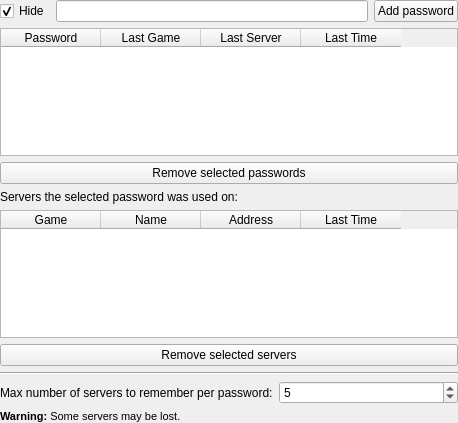
<?xml version="1.0" encoding="UTF-8"?>
<ui version="4.0">
 <class>CFGServerPasswords</class>
 <widget class="QWidget" name="CFGServerPasswords">
  <property name="geometry">
   <rect>
    <x>0</x>
    <y>0</y>
    <width>458</width>
    <height>423</height>
   </rect>
  </property>
  <layout class="QVBoxLayout" name="verticalLayout">
   <property name="leftMargin">
    <number>0</number>
   </property>
   <property name="topMargin">
    <number>0</number>
   </property>
   <property name="rightMargin">
    <number>0</number>
   </property>
   <property name="bottomMargin">
    <number>0</number>
   </property>
   <item>
    <layout class="QHBoxLayout" name="horizontalLayout">
     <item>
      <widget class="QCheckBox" name="cbHide">
       <property name="text">
        <string>Hide</string>
       </property>
       <property name="checked">
        <bool>true</bool>
       </property>
      </widget>
     </item>
     <item>
      <widget class="QLineEdit" name="lePassword">
       <property name="echoMode">
        <enum>QLineEdit::Password</enum>
       </property>
      </widget>
     </item>
     <item>
      <widget class="QPushButton" name="btnAdd">
       <property name="text">
        <string>Add password</string>
       </property>
       <property name="icon">
        <iconset resource="../../../../media/resources.qrc">
         <normaloff>:/icons/plus.png</normaloff>:/icons/plus.png</iconset>
       </property>
      </widget>
     </item>
    </layout>
   </item>
   <item>
    <widget class="QTableWidget" name="tablePasswords">
     <property name="editTriggers">
      <set>QAbstractItemView::NoEditTriggers</set>
     </property>
     <property name="selectionBehavior">
      <enum>QAbstractItemView::SelectRows</enum>
     </property>
     <property name="verticalScrollMode">
      <enum>QAbstractItemView::ScrollPerPixel</enum>
     </property>
     <property name="horizontalScrollMode">
      <enum>QAbstractItemView::ScrollPerPixel</enum>
     </property>
     <property name="sortingEnabled">
      <bool>true</bool>
     </property>
     <property name="wordWrap">
      <bool>false</bool>
     </property>
     <attribute name="horizontalHeaderVisible">
      <bool>true</bool>
     </attribute>
     <attribute name="horizontalHeaderHighlightSections">
      <bool>false</bool>
     </attribute>
     <attribute name="verticalHeaderVisible">
      <bool>false</bool>
     </attribute>
     <attribute name="verticalHeaderHighlightSections">
      <bool>false</bool>
     </attribute>
     <column>
      <property name="text">
       <string>Password</string>
      </property>
     </column>
     <column>
      <property name="text">
       <string>Last Game</string>
      </property>
     </column>
     <column>
      <property name="text">
       <string>Last Server</string>
      </property>
     </column>
     <column>
      <property name="text">
       <string>Last Time</string>
      </property>
     </column>
    </widget>
   </item>
   <item>
    <widget class="QPushButton" name="btnRemovePasswords">
     <property name="text">
      <string>Remove selected passwords</string>
     </property>
     <property name="icon">
      <iconset resource="../../../../media/resources.qrc">
       <normaloff>:/icons/x.png</normaloff>:/icons/x.png</iconset>
     </property>
    </widget>
   </item>
   <item>
    <widget class="QWidget" name="selectedPasswordPanel" native="true">
     <layout class="QVBoxLayout" name="verticalLayout_2">
      <property name="leftMargin">
       <number>0</number>
      </property>
      <property name="topMargin">
       <number>0</number>
      </property>
      <property name="rightMargin">
       <number>0</number>
      </property>
      <property name="bottomMargin">
       <number>0</number>
      </property>
      <item>
       <widget class="QLabel" name="lblServersTableTitle">
        <property name="text">
         <string>Servers the selected password was used on:</string>
        </property>
       </widget>
      </item>
      <item>
       <widget class="QTableWidget" name="tableServers">
        <property name="editTriggers">
         <set>QAbstractItemView::NoEditTriggers</set>
        </property>
        <property name="selectionBehavior">
         <enum>QAbstractItemView::SelectRows</enum>
        </property>
        <property name="verticalScrollMode">
         <enum>QAbstractItemView::ScrollPerPixel</enum>
        </property>
        <property name="horizontalScrollMode">
         <enum>QAbstractItemView::ScrollPerPixel</enum>
        </property>
        <property name="sortingEnabled">
         <bool>true</bool>
        </property>
        <property name="wordWrap">
         <bool>false</bool>
        </property>
        <attribute name="horizontalHeaderHighlightSections">
         <bool>false</bool>
        </attribute>
        <attribute name="horizontalHeaderShowSortIndicator" stdset="0">
         <bool>true</bool>
        </attribute>
        <attribute name="verticalHeaderVisible">
         <bool>false</bool>
        </attribute>
        <attribute name="verticalHeaderHighlightSections">
         <bool>false</bool>
        </attribute>
        <column>
         <property name="text">
          <string>Game</string>
         </property>
        </column>
        <column>
         <property name="text">
          <string>Name</string>
         </property>
        </column>
        <column>
         <property name="text">
          <string>Address</string>
         </property>
        </column>
        <column>
         <property name="text">
          <string>Last Time</string>
         </property>
        </column>
       </widget>
      </item>
      <item>
       <widget class="QPushButton" name="btnRemoveServers">
        <property name="text">
         <string>Remove selected servers</string>
        </property>
        <property name="icon">
         <iconset resource="../../../../media/resources.qrc">
          <normaloff>:/icons/x.png</normaloff>:/icons/x.png</iconset>
        </property>
       </widget>
      </item>
     </layout>
    </widget>
   </item>
   <item>
    <widget class="Line" name="line">
     <property name="orientation">
      <enum>Qt::Horizontal</enum>
     </property>
    </widget>
   </item>
   <item>
    <layout class="QFormLayout" name="formLayout">
     <property name="fieldGrowthPolicy">
      <enum>QFormLayout::AllNonFixedFieldsGrow</enum>
     </property>
     <item row="0" column="0">
      <widget class="QLabel" name="label">
       <property name="text">
        <string>Max number of servers to remember per password:</string>
       </property>
      </widget>
     </item>
     <item row="0" column="1">
      <widget class="QSpinBox" name="spinMaxPasswords">
       <property name="maximum">
        <number>999999999</number>
       </property>
       <property name="value">
        <number>5</number>
       </property>
      </widget>
     </item>
    </layout>
   </item>
   <item>
    <widget class="QLabel" name="lblServerLossWarning">
     <property name="text">
      <string>&lt;!DOCTYPE HTML PUBLIC &quot;-//W3C//DTD HTML 4.0//EN&quot; &quot;http://www.w3.org/TR/REC-html40/strict.dtd&quot;&gt;
&lt;html&gt;&lt;head&gt;&lt;meta name=&quot;qrichtext&quot; content=&quot;1&quot; /&gt;&lt;style type=&quot;text/css&quot;&gt;
p, li { white-space: pre-wrap; }
&lt;/style&gt;&lt;/head&gt;&lt;body style=&quot; font-family:'MS Shell Dlg 2'; font-size:8.25pt; font-weight:400; font-style:normal;&quot;&gt;
&lt;p style=&quot; margin-top:0px; margin-bottom:0px; margin-left:0px; margin-right:0px; -qt-block-indent:0; text-indent:0px;&quot;&gt;&lt;span style=&quot; font-size:8pt; font-weight:600;&quot;&gt;Warning:&lt;/span&gt;&lt;span style=&quot; font-size:8pt;&quot;&gt; Some servers may be lost.&lt;/span&gt;&lt;/p&gt;&lt;/body&gt;&lt;/html&gt;</string>
     </property>
    </widget>
   </item>
  </layout>
 </widget>
 <resources>
  <include location="../../../../media/resources.qrc"/>
 </resources>
 <connections>
  <connection>
   <sender>btnRemovePasswords</sender>
   <signal>clicked()</signal>
   <receiver>CFGServerPasswords</receiver>
   <slot>removeSelectedPasswords()</slot>
   <hints>
    <hint type="sourcelabel">
     <x>111</x>
     <y>166</y>
    </hint>
    <hint type="destinationlabel">
     <x>417</x>
     <y>256</y>
    </hint>
   </hints>
  </connection>
  <connection>
   <sender>btnAdd</sender>
   <signal>clicked()</signal>
   <receiver>CFGServerPasswords</receiver>
   <slot>addPasswordFromLineEdit()</slot>
   <hints>
    <hint type="sourcelabel">
     <x>406</x>
     <y>346</y>
    </hint>
    <hint type="destinationlabel">
     <x>416</x>
     <y>289</y>
    </hint>
   </hints>
  </connection>
  <connection>
   <sender>lePassword</sender>
   <signal>returnPressed()</signal>
   <receiver>CFGServerPasswords</receiver>
   <slot>addPasswordFromLineEdit()</slot>
   <hints>
    <hint type="sourcelabel">
     <x>317</x>
     <y>344</y>
    </hint>
    <hint type="destinationlabel">
     <x>208</x>
     <y>149</y>
    </hint>
   </hints>
  </connection>
  <connection>
   <sender>tablePasswords</sender>
   <signal>currentCellChanged(int,int,int,int)</signal>
   <receiver>CFGServerPasswords</receiver>
   <slot>onPasswordTableCellChange(int,int,int,int)</slot>
   <hints>
    <hint type="sourcelabel">
     <x>377</x>
     <y>109</y>
    </hint>
    <hint type="destinationlabel">
     <x>427</x>
     <y>120</y>
    </hint>
   </hints>
  </connection>
  <connection>
   <sender>btnRemoveServers</sender>
   <signal>clicked()</signal>
   <receiver>CFGServerPasswords</receiver>
   <slot>removeSelectedServers()</slot>
   <hints>
    <hint type="sourcelabel">
     <x>376</x>
     <y>316</y>
    </hint>
    <hint type="destinationlabel">
     <x>418</x>
     <y>354</y>
    </hint>
   </hints>
  </connection>
  <connection>
   <sender>spinMaxPasswords</sender>
   <signal>valueChanged(int)</signal>
   <receiver>CFGServerPasswords</receiver>
   <slot>showServerLossWarningIfNecessary()</slot>
   <hints>
    <hint type="sourcelabel">
     <x>375</x>
     <y>381</y>
    </hint>
    <hint type="destinationlabel">
     <x>418</x>
     <y>398</y>
    </hint>
   </hints>
  </connection>
  <connection>
   <sender>cbHide</sender>
   <signal>clicked(bool)</signal>
   <receiver>CFGServerPasswords</receiver>
   <slot>setPasswordsHidden(bool)</slot>
   <hints>
    <hint type="sourcelabel">
     <x>22</x>
     <y>353</y>
    </hint>
    <hint type="destinationlabel">
     <x>208</x>
     <y>211</y>
    </hint>
   </hints>
  </connection>
 </connections>
 <slots>
  <slot>addPasswordFromLineEdit()</slot>
  <slot>removeSelectedPasswords()</slot>
  <slot>setPasswordsHidden(bool)</slot>
  <slot>onPasswordTableCellChange(int,int,int,int)</slot>
  <slot>removeSelectedServers()</slot>
  <slot>showServerLossWarningIfNecessary()</slot>
 </slots>
</ui>
